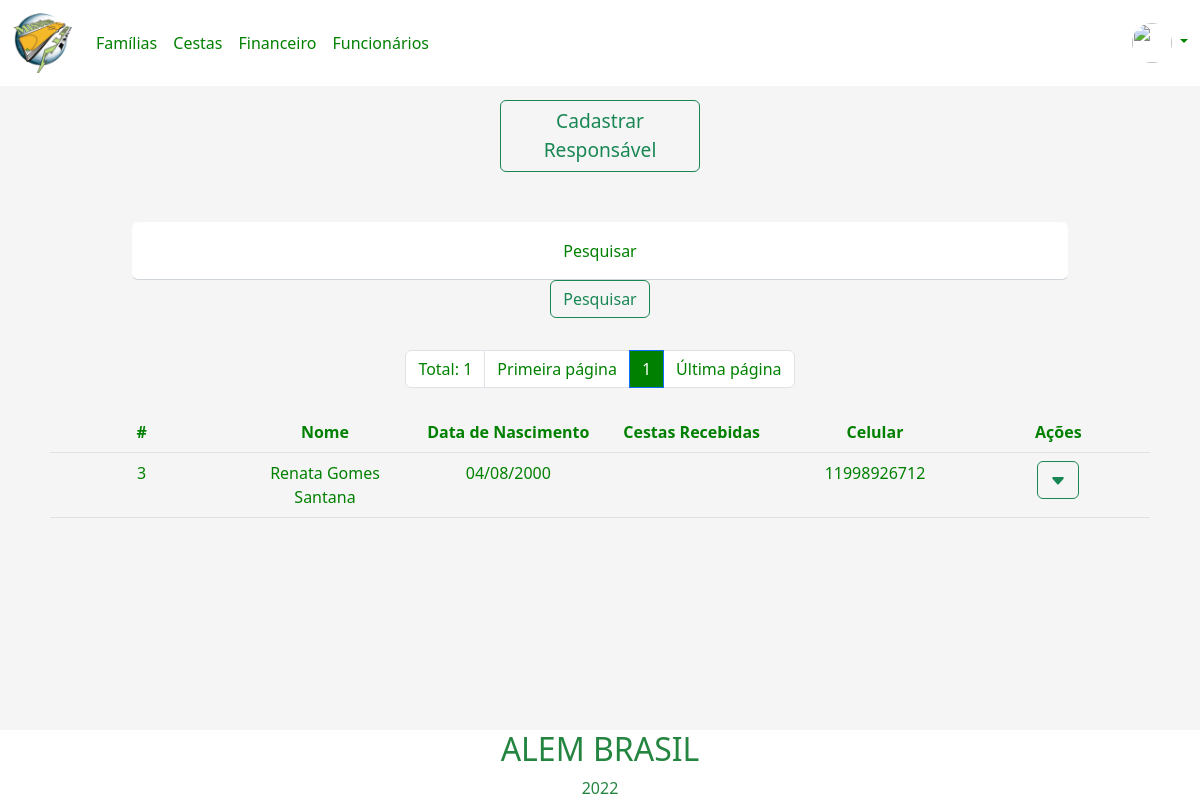
The page /pages/responsavelFamilia/pesquisarResponsavel.php?pesquisarResponsavel=Renata Gomes Santana (signed in) on the database its author committed.
### tables this page shows
create table responsavel_familia(
id_responsavel int(4) primary key not null auto_increment,
cpf_responsavel int (11) not null,
cep_responsavel char (8),
contato_responsavel int (4),
nome_responsavel varchar(90) not null,
data_nascimento_responsavel date,
complemento_responsavel varchar(40),
num_responsavel int(5),
data_atendimento_responsavel date,
sexo_responsavel char(1),
foreign key(contato_responsavel) references contato(id_contato)
);

create table contato(
    id_contato int(4) primary key not null auto_increment,
    telefone char(10),
    celular char(11),
    email varchar(90)
);

### pages/responsavelFamilia/pesquisarResponsavel.php (the view, shortened to what this page needs)
<?php
    $logado = $_SESSION['idUsuario'];
    $banco = new conexao();
    $con = $banco->getConexao();
    $sql = "select imagem_usuario from usuario where id_usuario = '$logado'";
    $result = $con->query($sql);
    if ($result->rowCount() > 0) {
        while ($row = $result->fetch()) {
            $imagemUsuario = $row['imagem_usuario'];
        }
    }
    $quantidade = 10;
    $pagina = (isset($_GET['pagina'])) ? (int)$_GET['pagina'] : 1;
    $inicio = ($quantidade * $pagina) - $quantidade;
    if(!isset($_GET['pesquisarResponsavel'])){
        header("Location: responsavelFamilia.php");
    }else{
        $valor_pesquisarResponsavel = $_GET['pesquisarResponsavel'];
    }
?>
<!DOCTYPE html>
<html lang="pt-br">
<head>
    <link href="https://cdn.jsdelivr.net/npm/bootstrap@5.2.0-beta1/dist/css/bootstrap.min.css" rel="stylesheet"
>
</head>
<header>
    <nav class="navbar navbar-expand-lg headerNavBar">
        <div class="container-fluid">
            <a class="navbar-brand" href="../home.php"><img src='../../imgs/logo2.png' width="60"></a>
            <div class="collapse navbar-collapse navBarLinks" id="navbarSupportedContent">
                <ul class="navbar-nav me-auto mb-2 mb-lg-0">
                    <li class="nav-item">
                        <a class="nav-link " href="../responsavelFamilia/responsavelFamilia.php">Famílias</a>
                    </li>
                    <li class="nav-item">
                        <a class="nav-link" href="../cestas/cestas.php">Cestas</a>
                    </li>
                    <li class="nav-item">
                        <a class="nav-link" href="../financeiro/financeiro.php">Financeiro</a>
                    </li>
                    <li class="nav-item">
                        <a class="nav-link" href="../funcionarios/funcionarios.php">Funcionários</a>
                    </li>
                </ul>
                <li class="nav-item dropdown dropDownMenu">
                    <a class="nav-link dropdown-toggle" href="#" id="navbarDropdown" role="button"
                        data-bs-toggle="dropdown" aria-expanded="false">
                        <?php echo '<img src="data:../imgs/conta;base64,' . base64_encode($imagemUsuario) . '" style="border-radius:50px;width: 40px; height: 40px;">' ?>
                    </a>
                </li>
            </div>
        </div>
    </nav>
</header>
<body>
    <div class="container-fluid">
        <div class="row">
            <div class="col m-auto">
                <div id="modalCadastro">
                    <button type="button" class="btn btn-outline-success buttonCadastro" data-bs-toggle="modal"
                        data-bs-target="#exampleModal">Cadastrar
                        <br> Responsável</button>
                </div>
            </div>
        </div>
    </div>
    <form action="pesquisarResponsavel.php" method="get">
        <div class="container justify-content-center barraPesquisa">
                <div class="form-floating">
                    <input class="form-control inputGeral" type="search" name="pesquisarResponsavel"
                    placeholder="Pesquisar">
                    <label class="labelCadastro">Pesquisar</label>
                </div>
                <button type="submit" class="btn btn-outline-success">Pesquisar</button>
        </div>
    </form>
    <ul class="pagination justify-content-center navPaginacao">
        <?php
        $con = mysqli_connect("localhost", "root", "", "ong");
        $sqlTotal = "SELECT id_responsavel FROM responsavel_familia
        WHERE responsavel_familia.nome_responsavel LIKE '%$valor_pesquisarResponsavel%'";
        $qrTotal = mysqli_query($con, $sqlTotal) or die(mysqli_error($con));
        $numTotal = mysqli_num_rows($qrTotal);
        $totalPagina = ceil($numTotal / $quantidade);
        ?>
        <li class="page-item"><span class="page-link"><?php echo "Total: " . $numTotal ?></span></li>
        <li class="page-item"><a class="page-link" href="?menuop=pesquisarResponsavel&pagina=1&pesquisarResponsavel=<?php echo $valor_pesquisarResponsavel; ?>">Primeira página</a></li>
        <?php
        for ($i = 1; $i <= $totalPagina; $i++) {
            if ($i >= ($pagina - 5) && $i <= ($pagina + 5)) {
                if ($i == $pagina) {
            ?>
        <li class="page-item"><span class="page-link active"><?php echo $i ?></span></li>
        <?php
                } else {
                ?>
        <li class="page-item"><a class="page-link" href="?menuop=pesquisarResponsavel&pagina= <?php echo $i ?>
        &pesquisarResponsavel=<?php echo $valor_pesquisarResponsavel; ?>">
                <?php echo $i ?> </a></li>
        <?php
                }
            }
        }
            ?>
        <?php
        if ($totalPagina > 0) {
        ?>
        <li class="page-item"><a class="page-link"
                href="?menuop=pesquisarResponsavel&pagina=<?php echo $totalPagina ?>
                &pesquisarResponsavel=<?php echo $valor_pesquisarResponsavel; ?>">Última página</a></li>
        <?php
        } else if ($totalPagina = 0) {
        ?>
        <li class="page-item"><a class="page-link" href="">Última
                página</a></li>
        <?php
        }
        ?>
    </ul>
    <div class="container">
        <div class="overflow-auto">
            <div class="column">
                <div class="m-2">
                    <table class="table responsavelTable">
                        <thead>
                            <th scope="col">#</th>
                            <th scope="col">Nome</th>
                            <th scope="col">Data de Nascimento</th>
                            <th scope="col">Cestas Recebidas</th>
                            <th scope="col">Celular</th>
                            <th scope="col">Ações</th>
                        </thead>
                        <tbody>
                            <?php
                            $sql = "SELECT responsavel_familia.id_responsavel, responsavel_familia.nome_responsavel,
                                DATE_FORMAT(responsavel_familia.data_nascimento_responsavel, '%d/%m/%Y') AS dataNascimento,
                                responsavel_familia.cpf_responsavel,SUM(saidaEstoque.quantidade_saidaEstoque) AS quantidadeCesta,
                                contato.celular FROM responsavel_familia
                                LEFT JOIN contato ON responsavel_familia.id_responsavel = contato.Id_contato
                                LEFT JOIN saidaEstoque ON saidaEstoque.responsavel_saidaEstoque =  responsavel_familia.id_responsavel
                                WHERE responsavel_familia.nome_responsavel LIKE '%$valor_pesquisarResponsavel%'
                                GROUP BY id_responsavel
                                LIMIT $inicio, $quantidade";
                            $banco = new conexao();
                            $con = $banco->getConexao();
                            $resultados_responsavel = $con->query($sql);
                            while ($row = $resultados_responsavel->fetch()) {
                            ?>
                            <tr class="resultadosDaTabela">
                                <td>
                                    <span
                                        id="id<?php echo $row['id_responsavel']; ?>"><?php echo $row['id_responsavel']; ?>
                                    </span>
                                </td>
                                <td>
                                    <span
                                        id="nome<?php echo $row['id_responsavel']; ?>"><?php echo $row['nome_responsavel']; ?>
                                    </span>
                                </td>
                                <td>
                                    <span
                                        id="data_nascimento<?php echo $row['id_responsavel']; ?>"><?php echo $row['dataNascimento']; ?>
                                    </span>
                                </td>
                                <td>
                                </td>
                                <td>
                                    <span
                                        id="celular<?php echo $row['id_responsavel']; ?>"><?php echo $row['celular']; ?>
                                    </span>
                                </td>
                                <td>
                                    <div class="dropdown">
                                        <button class="btn btn-outline-success" type="button" id="dropdownMenuButton1"
                                            data-bs-toggle="dropdown" aria-expanded="false">
                                            <svg xmlns="http://www.w3.org/2000/svg" width="16" height="16"
                                                fill="currentColor" class="bi bi-caret-down-fill" viewBox="0 0 16 16">
                                                <path
                                                    d="M7.247 11.14 2.451 5.658C1.885 5.013 2.345 4 3.204 4h9.592a1 1 0 0 1 .753 1.659l-4.796 5.48a1 1 0 0 1-1.506 0z" />
                                            </svg>
                                        </button>
                                    </div>
                                </td>
                            </tr>
                            <?php
                            }
                            ?>
                        </tbody>
                    </table>
                </div>
            </div>
        </div>
    </div>
<div class="containerFooter">
        <?php include('../footer.php'); ?>
    </div>
</body>
</html>

### rows shown on the page
responsavel_familia: id_responsavel "3", nome_responsavel "Renata Gomes Santana", dataNascimento "04/08/2000", contato_responsavel.celular "11998926712"

### other values the page prints
$numTotal "1"
